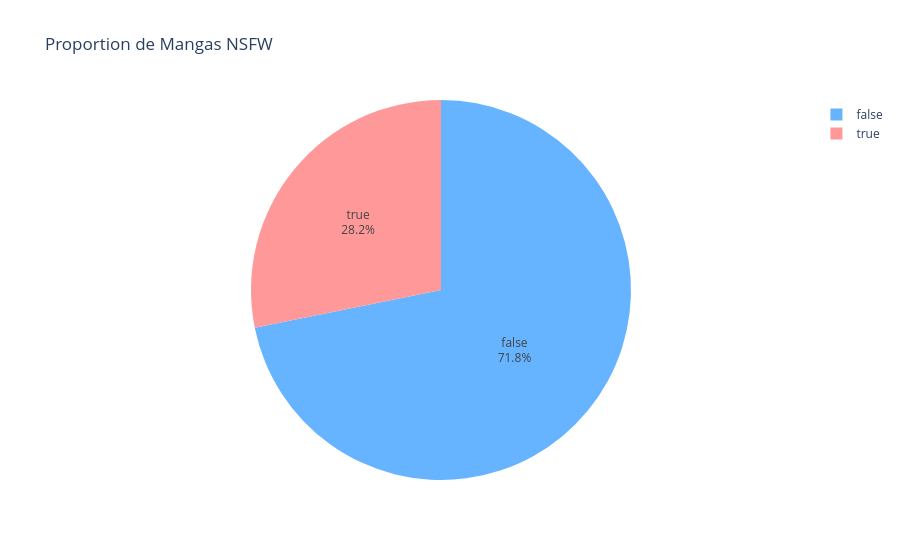

Notebook code cell kept with this figure:
### Markdown cell above
### 4.5 🔞 Proportion de Mangas NSFW <a name="Proportion-de-Mangas-NSFW"></a>

Nous examinons ici la proportion de mangas classés comme NSFW (Not Safe For Work), incluant les genres Hentai et Erotica, pour évaluer l’orientation du contenu.

### Code cell
# Proportion de Mangas NSFW
nsfw_count = manga['nsfw'].value_counts(normalize=True) * 100

# Création d'un DataFrame pour Plotly
nsfw_data = nsfw_count.reset_index()
nsfw_data.columns = ['NSFW', 'Proportion']

# Création du graphique circulaire interactif
fig = px.pie(nsfw_data, values='Proportion', names='NSFW',
             title='Proportion de Mangas NSFW',
             labels={'NSFW': 'Type de Manga'},
             color='Proportion',
             color_discrete_sequence=['#66b3ff', '#ff9999'])

fig.update_traces(textinfo='percent+label')  # Afficher pourcentage et label dans la bulle

fig.show()

### Figure 1 — Plotly figure (JSON) as saved in the notebook; plotly's stock layout.template omitted (floating-point values rounded to 4 significant figures)
{"data": [{"customdata": [[71.82], [28.18]], "domain": {"x": [0, 1], "y": [0, 1]}, "hovertemplate": "Type de Manga=%{label}<br>Proportion=%{customdata[0]}<extra></extra>", "labels": [false, true], "legendgroup": "", "marker": {"colors": ["#66b3ff", "#ff9999"]}, "name": "", "showlegend": true, "textinfo": "percent+label", "type": "pie", "values": [71.82, 28.18]}], "layout": {"legend": {"tracegroupgap": 0}, "piecolorway": ["#66b3ff", "#ff9999"], "title": {"text": "Proportion de Mangas NSFW"}}}
